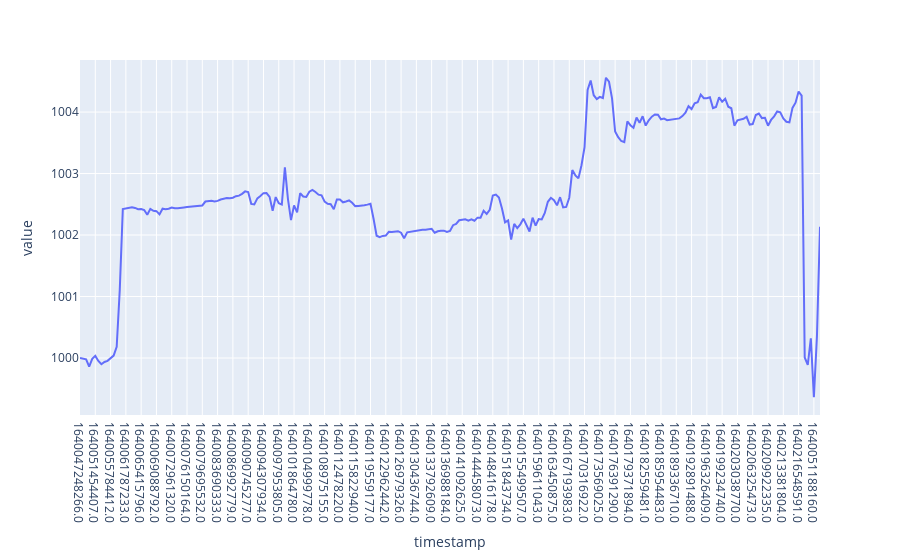

The cell this chart's notebook holds for it:
### Code cell
px.line(action_df[::100], x="timestamp", y="value")

### Figure 1 — Plotly figure (JSON) as saved in the notebook; plotly's stock layout.template omitted (floating-point values rounded to 4 significant figures; data arrays with more than 128 entries replaced by an {"elided": "..."} marker saying what was removed)
{"data": [{"hovertemplate": "timestamp=%{x}<br>value=%{y}<extra></extra>", "legendgroup": "", "line": {"color": "#636efa", "dash": "solid"}, "marker": {"symbol": "circle"}, "mode": "lines", "name": "", "orientation": "v", "showlegend": false, "type": "scatter", "x": {"elided": "243 str values"}, "xaxis": "x", "y": {"elided": "243 float values"}, "yaxis": "y"}], "layout": {"legend": {"tracegroupgap": 0}, "margin": {"t": 60}, "xaxis": {"anchor": "y", "domain": [0, 1], "title": {"text": "timestamp"}}, "yaxis": {"anchor": "x", "domain": [0, 1], "title": {"text": "value"}}}}
